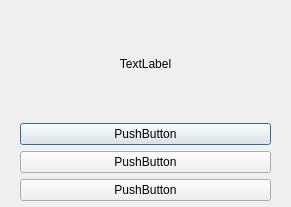
<?xml version="1.0" encoding="UTF-8"?>
<ui version="4.0">
 <class>Dialog</class>
 <widget class="QDialog" name="Dialog">
  <property name="geometry">
   <rect>
    <x>0</x>
    <y>0</y>
    <width>291</width>
    <height>207</height>
   </rect>
  </property>
  <property name="sizePolicy">
   <sizepolicy hsizetype="Fixed" vsizetype="Fixed">
    <horstretch>0</horstretch>
    <verstretch>0</verstretch>
   </sizepolicy>
  </property>
  <property name="windowTitle">
   <string>Kalibrieren</string>
  </property>
  <property name="windowOpacity">
   <double>0.000000000000000</double>
  </property>
  <widget class="QWidget" name="verticalLayoutWidget">
   <property name="geometry">
    <rect>
     <x>20</x>
     <y>10</y>
     <width>251</width>
     <height>191</height>
    </rect>
   </property>
   <layout class="QVBoxLayout" name="verticalLayout">
    <item>
     <widget class="QLabel" name="output">
      <property name="mouseTracking">
       <bool>true</bool>
      </property>
      <property name="contextMenuPolicy">
       <enum>Qt::NoContextMenu</enum>
      </property>
      <property name="statusTip">
       <string notr="true"/>
      </property>
      <property name="autoFillBackground">
       <bool>false</bool>
      </property>
      <property name="frameShape">
       <enum>QFrame::NoFrame</enum>
      </property>
      <property name="lineWidth">
       <number>0</number>
      </property>
      <property name="text">
       <string>TextLabel</string>
      </property>
      <property name="alignment">
       <set>Qt::AlignCenter</set>
      </property>
     </widget>
    </item>
    <item>
     <widget class="QPushButton" name="button1">
      <property name="text">
       <string>PushButton</string>
      </property>
     </widget>
    </item>
    <item>
     <widget class="QPushButton" name="button2">
      <property name="text">
       <string>PushButton</string>
      </property>
     </widget>
    </item>
    <item>
     <widget class="QPushButton" name="button3">
      <property name="text">
       <string>PushButton</string>
      </property>
     </widget>
    </item>
   </layout>
  </widget>
 </widget>
 <resources/>
 <connections/>
</ui>
